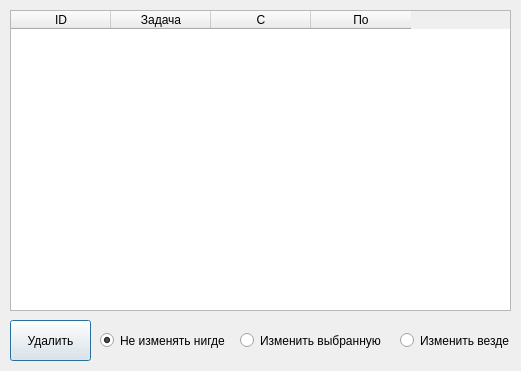
<?xml version="1.0" encoding="UTF-8"?>
<ui version="4.0">
 <class>Dialog</class>
 <widget class="QDialog" name="Dialog">
  <property name="geometry">
   <rect>
    <x>0</x>
    <y>0</y>
    <width>521</width>
    <height>371</height>
   </rect>
  </property>
  <property name="windowTitle">
   <string>Список постоянных задач</string>
  </property>
  <widget class="QTableWidget" name="tableWidget">
   <property name="geometry">
    <rect>
     <x>10</x>
     <y>10</y>
     <width>501</width>
     <height>301</height>
    </rect>
   </property>
   <column>
    <property name="text">
     <string>ID</string>
    </property>
   </column>
   <column>
    <property name="text">
     <string>Задача</string>
    </property>
   </column>
   <column>
    <property name="text">
     <string>С</string>
    </property>
   </column>
   <column>
    <property name="text">
     <string>По</string>
    </property>
   </column>
  </widget>
  <widget class="QPushButton" name="pushButton">
   <property name="geometry">
    <rect>
     <x>10</x>
     <y>320</y>
     <width>81</width>
     <height>41</height>
    </rect>
   </property>
   <property name="text">
    <string>Удалить</string>
   </property>
  </widget>
  <widget class="QRadioButton" name="radioButton">
   <property name="geometry">
    <rect>
     <x>100</x>
     <y>330</y>
     <width>151</width>
     <height>21</height>
    </rect>
   </property>
   <property name="text">
    <string>Не изменять нигде</string>
   </property>
   <property name="checked">
    <bool>true</bool>
   </property>
  </widget>
  <widget class="QRadioButton" name="radioButton_2">
   <property name="geometry">
    <rect>
     <x>240</x>
     <y>330</y>
     <width>151</width>
     <height>21</height>
    </rect>
   </property>
   <property name="text">
    <string>Изменить выбранную</string>
   </property>
  </widget>
  <widget class="QRadioButton" name="radioButton_3">
   <property name="geometry">
    <rect>
     <x>400</x>
     <y>330</y>
     <width>151</width>
     <height>21</height>
    </rect>
   </property>
   <property name="text">
    <string>Изменить везде</string>
   </property>
  </widget>
 </widget>
 <resources/>
 <connections/>
</ui>
